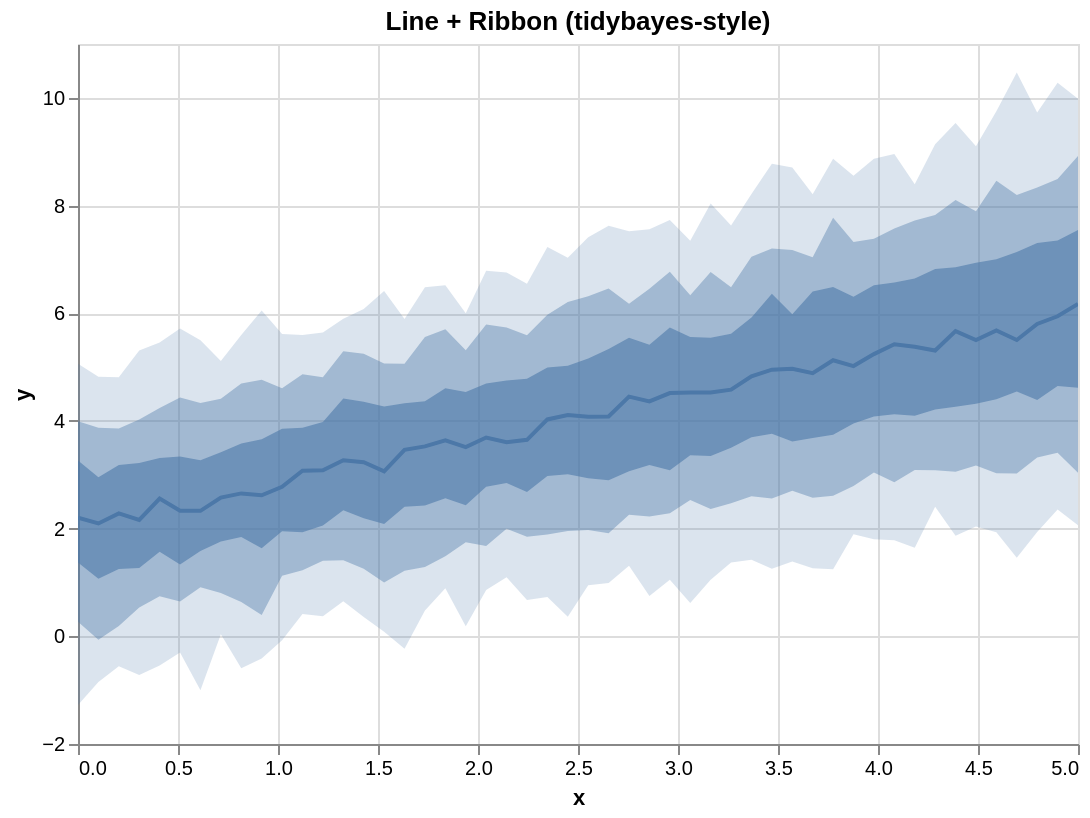

Vega-Lite specification stored for this chart:
### Vega-Lite specification from a JSON file in a GitHub repository (floating-point values rounded to 4 significant figures)
{"$schema": "https://vega.github.io/schema/vega-lite/v5.json", "_aovSummary": {"value_label": "y"}, "config": {"axis": {"labelLimit": 0}, "header": {"labelLimit": 0}, "legend": {"labelLimit": 0}}, "data": {"values": [{"__median__": 4.451, "hi_0_5_": 5.543, "hi_0_8_": 6.174, "hi_0_95_": 7.523, "lo_0_5_": 3.064, "lo_0_8_": 2.257, "lo_0_95_": 1.31, "x": 2.755}, {"__median__": 3.082, "hi_0_5_": 3.978, "hi_0_8_": 4.811, "hi_0_95_": 5.642, "lo_0_5_": 2.059, "lo_0_8_": 1.405, "lo_0_95_": 0.3725, "x": 1.224}, {"__median__": 4.581, "hi_0_5_": 5.617, "hi_0_8_": 6.481, "hi_0_95_": 7.628, "lo_0_5_": 3.503, "lo_0_8_": 2.47, "lo_0_95_": 1.369, "x": 3.265}, {"__median__": 5.127, "hi_0_5_": 6.485, "hi_0_8_": 7.772, "hi_0_95_": 8.869, "lo_0_5_": 3.745, "lo_0_8_": 2.61, "lo_0_95_": 1.246, "x": 3.776}, {"__median__": 5.503, "hi_0_5_": 6.937, "hi_0_8_": 7.896, "hi_0_95_": 9.1, "lo_0_5_": 4.318, "lo_0_8_": 3.172, "lo_0_95_": 2.038, "x": 4.49}, {"__median__": 2.096, "hi_0_5_": 2.952, "hi_0_8_": 3.872, "hi_0_95_": 4.821, "lo_0_5_": 1.07, "lo_0_8_": -0.06513, "lo_0_95_": -0.8507, "x": 0.102}, {"__median__": 5.423, "hi_0_5_": 6.571, "hi_0_8_": 7.572, "hi_0_95_": 8.959, "lo_0_5_": 4.124, "lo_0_8_": 2.862, "lo_0_95_": 1.782, "x": 4.082}, {"__median__": 2.16, "hi_0_5_": 3.221, "hi_0_8_": 4.026, "hi_0_95_": 5.308, "lo_0_5_": 1.269, "lo_0_8_": 0.5358, "lo_0_95_": -0.7205, "x": 0.3061}, {"__median__": 5.802, "hi_0_5_": 7.305, "hi_0_8_": 8.334, "hi_0_95_": 9.729, "lo_0_5_": 4.388, "lo_0_8_": 3.319, "lo_0_95_": 1.939, "x": 4.796}, {"__median__": 4.027, "hi_0_5_": 4.992, "hi_0_8_": 5.97, "hi_0_95_": 7.229, "lo_0_5_": 2.978, "lo_0_8_": 1.891, "lo_0_95_": 0.7277, "x": 2.347}, {"__median__": 2.284, "hi_0_5_": 3.18, "hi_0_8_": 3.861, "hi_0_95_": 4.812, "lo_0_5_": 1.252, "lo_0_8_": 0.1922, "lo_0_95_": -0.5569, "x": 0.2041}, {"__median__": 4.526, "hi_0_5_": 5.546, "hi_0_8_": 6.765, "hi_0_95_": 8.037, "lo_0_5_": 3.347, "lo_0_8_": 2.366, "lo_0_95_": 1.049, "x": 3.163}, {"__median__": 5.378, "hi_0_5_": 6.644, "hi_0_8_": 7.724, "hi_0_95_": 8.394, "lo_0_5_": 4.096, "lo_0_8_": 3.091, "lo_0_95_": 1.644, "x": 4.184}, {"__median__": 3.649, "hi_0_5_": 4.783, "hi_0_8_": 5.59, "hi_0_95_": 6.547, "lo_0_5_": 2.678, "lo_0_8_": 1.85, "lo_0_95_": 0.6763, "x": 2.245}, {"__median__": 4.077, "hi_0_5_": 5.157, "hi_0_8_": 6.317, "hi_0_95_": 7.411, "lo_0_5_": 2.935, "lo_0_8_": 1.972, "lo_0_95_": 0.9461, "x": 2.551}, {"__median__": 2.777, "hi_0_5_": 3.854, "hi_0_8_": 4.606, "hi_0_95_": 5.616, "lo_0_5_": 1.949, "lo_0_8_": 1.124, "lo_0_95_": -0.07461, "x": 1.02}, {"__median__": 4.969, "hi_0_5_": 5.979, "hi_0_8_": 7.174, "hi_0_95_": 8.708, "lo_0_5_": 3.616, "lo_0_8_": 2.705, "lo_0_95_": 1.388, "x": 3.571}, {"__median__": 5.241, "hi_0_5_": 6.518, "hi_0_8_": 7.385, "hi_0_95_": 8.87, "lo_0_5_": 4.081, "lo_0_8_": 3.044, "lo_0_95_": 1.804, "x": 3.98}, {"__median__": 2.577, "hi_0_5_": 3.417, "hi_0_8_": 4.41, "hi_0_95_": 5.114, "lo_0_5_": 1.76, "lo_0_8_": 0.8047, "lo_0_95_": 0.03715, "x": 0.7143}, {"__median__": 5.308, "hi_0_5_": 6.821, "hi_0_8_": 7.825, "hi_0_95_": 9.139, "lo_0_5_": 4.212, "lo_0_8_": 3.082, "lo_0_95_": 2.407, "x": 4.286}, {"__median__": 2.654, "hi_0_5_": 3.58, "hi_0_8_": 4.693, "hi_0_95_": 5.597, "lo_0_5_": 1.844, "lo_0_8_": 0.6369, "lo_0_95_": -0.5913, "x": 0.8163}, {"__median__": 4.082, "hi_0_5_": 5.336, "hi_0_8_": 6.46, "hi_0_95_": 7.623, "lo_0_5_": 2.901, "lo_0_8_": 1.914, "lo_0_95_": 0.9882, "x": 2.653}, {"__median__": 5.944, "hi_0_5_": 7.353, "hi_0_8_": 8.492, "hi_0_95_": 10.28, "lo_0_5_": 4.647, "lo_0_8_": 3.41, "lo_0_95_": 2.354, "x": 4.898}, {"__median__": 4.362, "hi_0_5_": 5.416, "hi_0_8_": 6.453, "hi_0_95_": 7.562, "lo_0_5_": 3.181, "lo_0_8_": 2.224, "lo_0_95_": 0.7463, "x": 2.857}, {"__median__": 3.64, "hi_0_5_": 4.606, "hi_0_8_": 5.703, "hi_0_95_": 6.522, "lo_0_5_": 2.564, "lo_0_8_": 1.487, "lo_0_95_": 0.8947, "x": 1.837}, {"__median__": 4.887, "hi_0_5_": 6.403, "hi_0_8_": 7.04, "hi_0_95_": 8.209, "lo_0_5_": 3.681, "lo_0_8_": 2.572, "lo_0_95_": 1.266, "x": 3.673}, {"__median__": 3.605, "hi_0_5_": 4.749, "hi_0_8_": 5.736, "hi_0_95_": 6.756, "lo_0_5_": 2.845, "lo_0_8_": 1.999, "lo_0_95_": 1.095, "x": 2.143}, {"__median__": 5.504, "hi_0_5_": 7.139, "hi_0_8_": 8.194, "hi_0_95_": 10.47, "lo_0_5_": 4.545, "lo_0_8_": 3.025, "lo_0_95_": 1.459, "x": 4.694}, {"__median__": 3.27, "hi_0_5_": 4.417, "hi_0_8_": 5.294, "hi_0_95_": 5.9, "lo_0_5_": 2.342, "lo_0_8_": 1.41, "lo_0_95_": 0.6492, "x": 1.327}, {"__median__": 2.333, "hi_0_5_": 3.34, "hi_0_8_": 4.434, "hi_0_95_": 5.715, "lo_0_5_": 1.332, "lo_0_8_": 0.6452, "lo_0_95_": -0.3009, "x": 0.5102}, {"__median__": 4.108, "hi_0_5_": 5.026, "hi_0_8_": 6.206, "hi_0_95_": 7.032, "lo_0_5_": 3.007, "lo_0_8_": 1.955, "lo_0_95_": 0.3634, "x": 2.449}, {"__median__": 4.53, "hi_0_5_": 5.558, "hi_0_8_": 6.336, "hi_0_95_": 7.345, "lo_0_5_": 3.361, "lo_0_8_": 2.532, "lo_0_95_": 0.6165, "x": 3.061}, {"__median__": 6.171, "hi_0_5_": 7.546, "hi_0_8_": 8.92, "hi_0_95_": 9.983, "lo_0_5_": 4.618, "lo_0_8_": 3.038, "lo_0_95_": 2.062, "x": 5.0}, {"__median__": 5.679, "hi_0_5_": 7.002, "hi_0_8_": 8.461, "hi_0_95_": 9.749, "lo_0_5_": 4.401, "lo_0_8_": 3.028, "lo_0_95_": 1.932, "x": 4.592}, {"__median__": 2.33, "hi_0_5_": 3.268, "hi_0_8_": 4.335, "hi_0_95_": 5.496, "lo_0_5_": 1.584, "lo_0_8_": 0.913, "lo_0_95_": -1.0, "x": 0.6122}, {"__median__": 3.514, "hi_0_5_": 4.539, "hi_0_8_": 5.313, "hi_0_95_": 6.001, "lo_0_5_": 2.435, "lo_0_8_": 1.746, "lo_0_95_": 0.1849, "x": 1.939}, {"__median__": 3.064, "hi_0_5_": 4.266, "hi_0_8_": 5.066, "hi_0_95_": 6.413, "lo_0_5_": 2.087, "lo_0_8_": 0.997, "lo_0_95_": 0.08261, "x": 1.531}, {"__median__": 5.019, "hi_0_5_": 6.308, "hi_0_8_": 7.325, "hi_0_95_": 8.552, "lo_0_5_": 3.95, "lo_0_8_": 2.79, "lo_0_95_": 1.897, "x": 3.878}, {"__median__": 3.692, "hi_0_5_": 4.696, "hi_0_8_": 5.789, "hi_0_95_": 6.787, "lo_0_5_": 2.778, "lo_0_8_": 1.675, "lo_0_95_": 0.8602, "x": 2.041}, {"__median__": 3.234, "hi_0_5_": 4.358, "hi_0_8_": 5.25, "hi_0_95_": 6.08, "lo_0_5_": 2.195, "lo_0_8_": 1.256, "lo_0_95_": 0.357, "x": 1.429}, {"__median__": 2.559, "hi_0_5_": 3.312, "hi_0_8_": 4.239, "hi_0_95_": 5.455, "lo_0_5_": 1.57, "lo_0_8_": 0.7449, "lo_0_95_": -0.5431, "x": 0.4082}, {"__median__": 4.828, "hi_0_5_": 5.921, "hi_0_8_": 7.05, "hi_0_95_": 8.213, "lo_0_5_": 3.694, "lo_0_8_": 2.6, "lo_0_95_": 1.419, "x": 3.367}, {"__median__": 2.203, "hi_0_5_": 3.267, "hi_0_8_": 3.995, "hi_0_95_": 5.06, "lo_0_5_": 1.369, "lo_0_8_": 0.2716, "lo_0_95_": -1.274, "x": 0.0}, {"__median__": 5.668, "hi_0_5_": 6.854, "hi_0_8_": 8.102, "hi_0_95_": 9.535, "lo_0_5_": 4.263, "lo_0_8_": 3.058, "lo_0_95_": 1.869, "x": 4.388}, {"__median__": 2.62, "hi_0_5_": 3.661, "hi_0_8_": 4.766, "hi_0_95_": 6.052, "lo_0_5_": 1.637, "lo_0_8_": 0.3972, "lo_0_95_": -0.4143, "x": 0.9184}, {"__median__": 3.527, "hi_0_5_": 4.365, "hi_0_8_": 5.56, "hi_0_95_": 6.483, "lo_0_5_": 2.428, "lo_0_8_": 1.287, "lo_0_95_": 0.4798, "x": 1.735}, {"__median__": 4.517, "hi_0_5_": 5.737, "hi_0_8_": 6.772, "hi_0_95_": 7.729, "lo_0_5_": 3.085, "lo_0_8_": 2.284, "lo_0_95_": 1.05, "x": 2.959}, {"__median__": 3.464, "hi_0_5_": 4.329, "hi_0_8_": 5.063, "hi_0_95_": 5.895, "lo_0_5_": 2.407, "lo_0_8_": 1.218, "lo_0_95_": -0.231, "x": 1.633}, {"__median__": 4.952, "hi_0_5_": 6.36, "hi_0_8_": 7.203, "hi_0_95_": 8.777, "lo_0_5_": 3.76, "lo_0_8_": 2.56, "lo_0_95_": 1.254, "x": 3.469}, {"__median__": 3.074, "hi_0_5_": 3.872, "hi_0_8_": 4.866, "hi_0_95_": 5.597, "lo_0_5_": 1.934, "lo_0_8_": 1.226, "lo_0_95_": 0.4156, "x": 1.122}]}, "height": 350, "layer": [{"_lr_layer": true, "encoding": {"tooltip": [{"field": "x", "title": "x", "type": "quantitative"}, {"field": "__median__", "title": "median", "type": "quantitative"}, {"field": "lo_0_95_", "title": "95% lo", "type": "quantitative"}, {"field": "hi_0_95_", "title": "95% hi", "type": "quantitative"}], "x": {"field": "x", "scale": {"zero": false}, "type": "quantitative"}, "y": {"field": "lo_0_95_", "scale": {"zero": false}, "title": "y", "type": "quantitative"}, "y2": {"field": "hi_0_95_"}}, "mark": {"line": false, "opacity": 0.2, "type": "area"}, "params": [{"bind": "scales", "name": "grid", "select": {"encodings": ["x", "y"], "type": "interval"}}]}, {"_lr_layer": true, "encoding": {"tooltip": [{"field": "x", "title": "x", "type": "quantitative"}, {"field": "__median__", "title": "median", "type": "quantitative"}, {"field": "lo_0_95_", "title": "95% lo", "type": "quantitative"}, {"field": "hi_0_95_", "title": "95% hi", "type": "quantitative"}], "x": {"field": "x", "scale": {"zero": false}, "type": "quantitative"}, "y": {"field": "lo_0_8_", "scale": {"zero": false}, "title": "y", "type": "quantitative"}, "y2": {"field": "hi_0_8_"}}, "mark": {"line": false, "opacity": 0.4, "type": "area"}}, {"_lr_layer": true, "encoding": {"tooltip": [{"field": "x", "title": "x", "type": "quantitative"}, {"field": "__median__", "title": "median", "type": "quantitative"}, {"field": "lo_0_95_", "title": "95% lo", "type": "quantitative"}, {"field": "hi_0_95_", "title": "95% hi", "type": "quantitative"}], "x": {"field": "x", "scale": {"zero": false}, "type": "quantitative"}, "y": {"field": "lo_0_5_", "scale": {"zero": false}, "title": "y", "type": "quantitative"}, "y2": {"field": "hi_0_5_"}}, "mark": {"line": false, "opacity": 0.6, "type": "area"}}, {"_lr_layer": true, "encoding": {"tooltip": [{"field": "x", "title": "x", "type": "quantitative"}, {"field": "__median__", "title": "median", "type": "quantitative"}, {"field": "lo_0_95_", "title": "95% lo", "type": "quantitative"}, {"field": "hi_0_95_", "title": "95% hi", "type": "quantitative"}], "x": {"field": "x", "scale": {"zero": false}, "type": "quantitative"}, "y": {"field": "__median__", "scale": {"zero": false}, "title": "y", "type": "quantitative"}}, "mark": {"strokeWidth": 2, "type": "line"}}], "title": "Line + Ribbon (tidybayes-style)", "width": 500}
